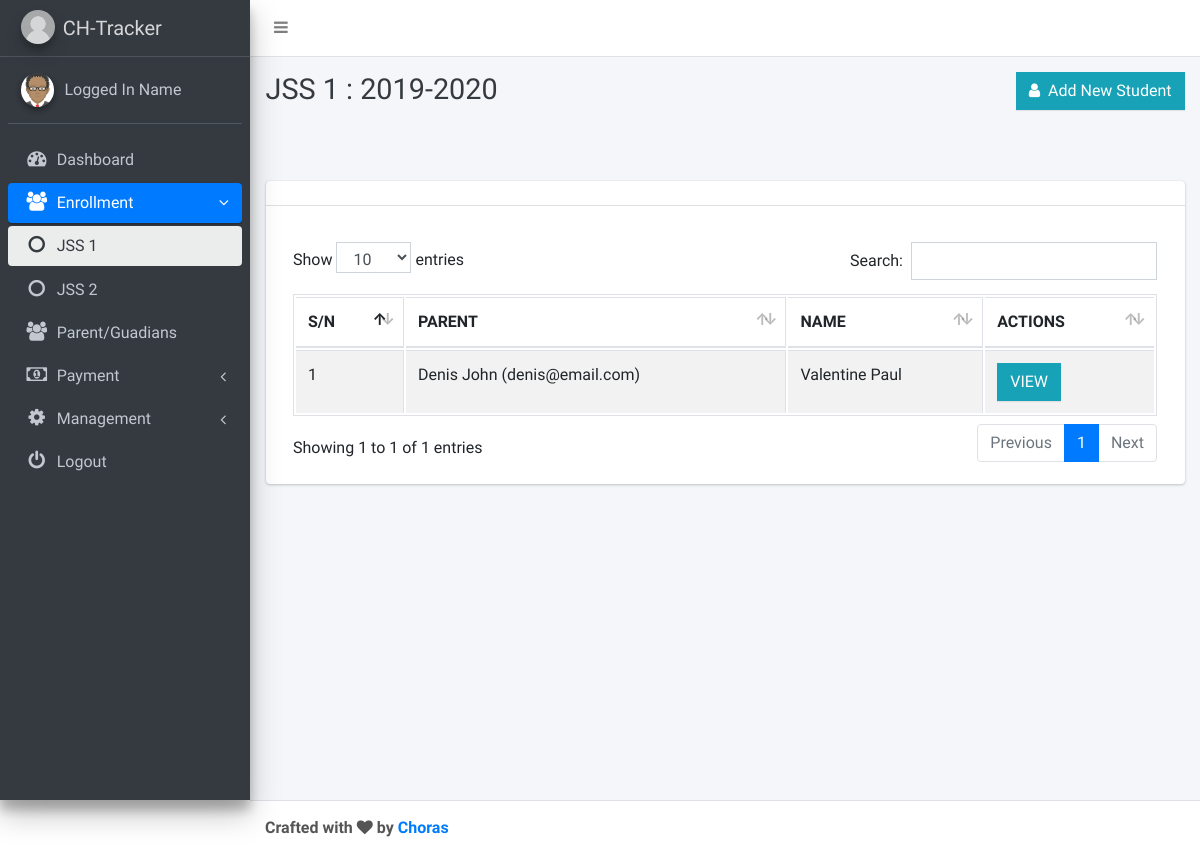
The page /admin/enrollment/class/1 on the database as committed earlier.
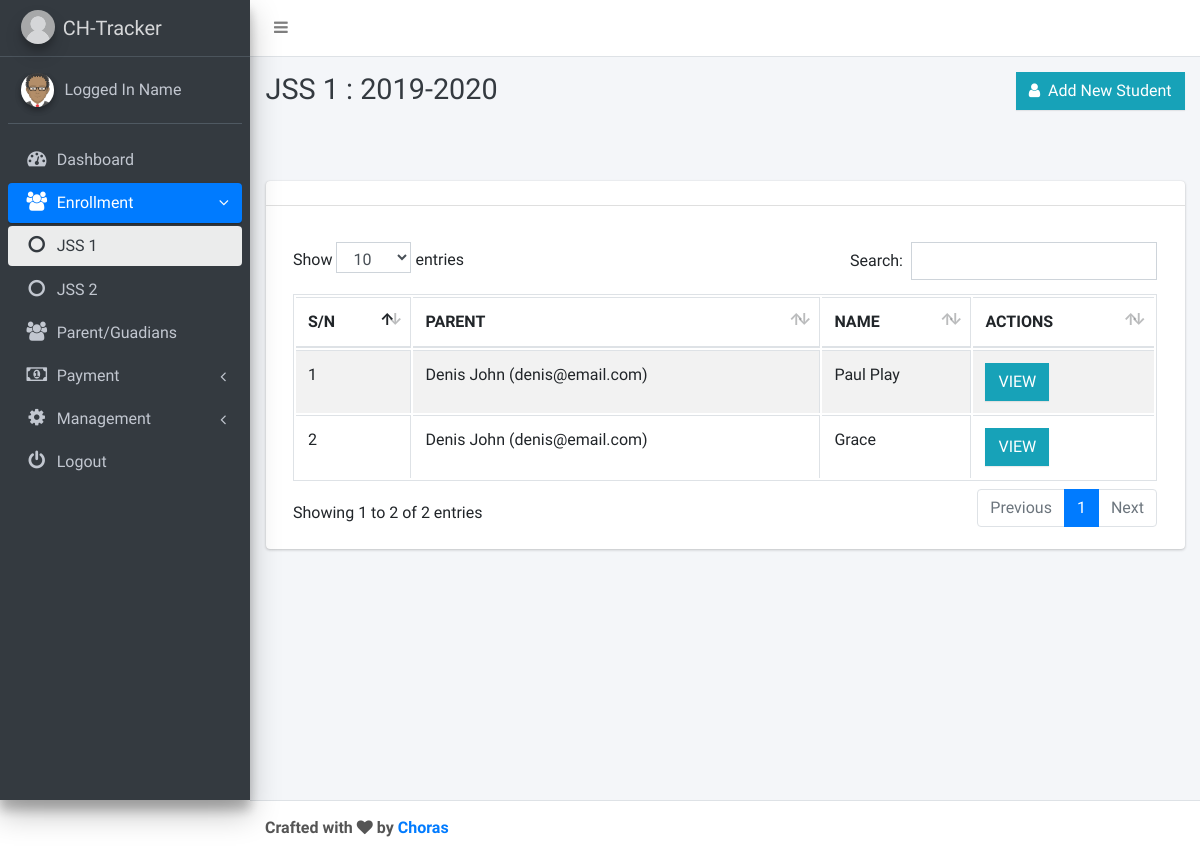
The same page on the database as committed later.
### tables this page shows
CREATE TABLE `class_tbl` (
  `ID` int(11) NOT NULL,
  `NAME` varchar(100) NOT NULL,
  `FEES` int(11) NOT NULL,
  `SESSION` varchar(100) NOT NULL,
  `CREATION_DATE` timestamp NOT NULL DEFAULT current_timestamp()
);

CREATE TABLE `student` (
  `ID` int(11) NOT NULL,
  `PARENT` int(11) NOT NULL,
  `NAME` varchar(200) NOT NULL,
  `CLASS` int(11) NOT NULL,
  `SESSION` varchar(100) NOT NULL,
  `CREATION_DATE` timestamp NOT NULL DEFAULT current_timestamp()
);

CREATE TABLE `parent_tbl` (
  `ID` int(11) NOT NULL,
  `NAME` varchar(200) NOT NULL,
  `PHONE` varchar(100) NOT NULL,
  `ADDRESS` varchar(200) NOT NULL,
  `EMAIL` varchar(150) NOT NULL,
  `PASSWORD` varchar(150) NOT NULL,
  `CREATION_DATE` timestamp NOT NULL DEFAULT current_timestamp()
);

### application/controllers/Admin.php (called while the page is built, shortened)
<?php
class Admin extends CI_Controller {
	function __construct() {
 		$this->load->database();
        $this->load->library('form_validation');
        $this->load->library('upload');
    }
	function enrollment($param1='',$param2='',$param3=''){
		$page_data['page_name'] = 'enrollment';
		$page_data['class_id'] = $param2;
		$page_data['page_title'] = 'Class';
		$page_data['page_s_name'] = $param2;
		$this->load->view('admin/enrollment', $page_data);
	}
}

### index.php (called while the page is built, shortened)
<?php
require_once BASEPATH.'core/CodeIgniter.php';

### application/views/admin/enrollment.php (the view, shortened to what the changed rows need)
<!DOCTYPE html>
<html lang="en">
<?php include 'inc/head.php'; ?>
<body class="hold-transition sidebar-mini">
<div class="wrapper">
  <?php include 'inc/aside.php'; ?>
  <div class="content-wrapper">
    <div class="content-header">
      <div class="container-fluid">
        <div class="row mb-2">
          <div class="col-sm-6">
            <h1 class="m-0 text-dark">
              <?php
              echo $class_name = $this->db->get_where('class_tbl',array('ID'=>$class_id))->row()->NAME . ' : ';
              echo $current_session = $this->db->get_where('settings_tbl',array('ID'=>1))->row()->SESSION;
              ?>
            </h1>
          </div>
        </div>
      </div>
    </div>
    <div class="content">
      <div class="container-fluid">
        <div class="row">
          <div class="col-12">
              <div class="row mt-5">
                <div class="col-md-12">
                  <div class="card">
                    <div class="card-header card-info">
                    </div>
                    <div class="card-body mt-3">
                      <table class="table table-bordered table-striped" id="example1">
                        <thead>
                          <tr>
                            <th>S/N</th>
                            <th>PARENT</th>
                            <th>NAME</th>
                            <th>ACTIONS</th>
                          </tr>
                        </thead>
                        <tbody>
                          <?php
                          $count = 1;
                          $this->db->where('CLASS', $class_id);
                          $this->db->where('SESSION', $current_session);
                          $student = $this->db->get('student')->result_array();
                          foreach ($student as $row):
                          ?>
                          <tr>
                            <td><?php echo $count++; ?></td>
                            <td>
                              <?php echo $this->db->get_where('parent_tbl',array('ID'=>$row['PARENT']))->row()->NAME.' ('.$this->db->get_where('parent_tbl',array('ID'=>$row['PARENT']))->row()->EMAIL.')'; ?>
                            </td>
                            <td><?php echo $row['NAME']; ?></td>
                            <td>
                              <button class="btn btn-sm btn-info" data-toggle="modal" data-target="#addNew<?php echo $row['ID'] ?>">VIEW</button>
                            </td>
                          </tr>
                          <?php
                          endforeach;
                          ?>
                        </tbody>
                      </table>
                    </div>
                  </div>
                </div>
              </div>
          </div>
        </div>
      </div>
    </div>
  </div>
</div>
</body>
</html>

### application/views/admin/inc/aside.php (shortened to what the changed rows need)
<aside class="main-sidebar sidebar-dark-primary elevation-4">
    <div class="sidebar">
      <nav class="mt-2">
        <ul class="nav nav-pills nav-sidebar flex-column" data-widget="treeview" role="menu" data-accordion="false">
         <li class="nav-item has-treeview  <?php if($page_name=='enrollment') echo 'menu-open'; ?>">
            <ul class="nav nav-treeview">
              <?php
              $this->db->where('SESSION', $current_session);
              $class = $this->db->get('class_tbl')->result_array();
              foreach ($class as $row):
              ?>
              <li class="nav-item">
                <a href="<?php echo base_url() ?>admin/enrollment/class/<?php echo $row['ID'] ?>" class="nav-link  <?php if($page_s_name==$row['ID']) echo 'active'; ?>">
                  <i class="fa fa-circle-o nav-icon"></i>
                  <p><?php echo $row['NAME']; ?></p>
                </a>
              </li>
              <?php
              endforeach;
              ?>
            </ul>
          </li>
        </ul>
      </nav>
    </div>
  </aside>

Rows that differ between the two databases and show on the page:
changed student: NAME "Valentine Paul" → "Paul Play"
added student: PARENT.NAME "Denis John", PARENT.EMAIL "denis@email.com", NAME "Grace"
Other text that changed with them:
text written by a page script: "Show entries Search: Showing 1 to 1 of 1 entries Previous 1 Next" → "Show entries Search: Showing 1 to 2 of 2 entries Previous 1 Next"
